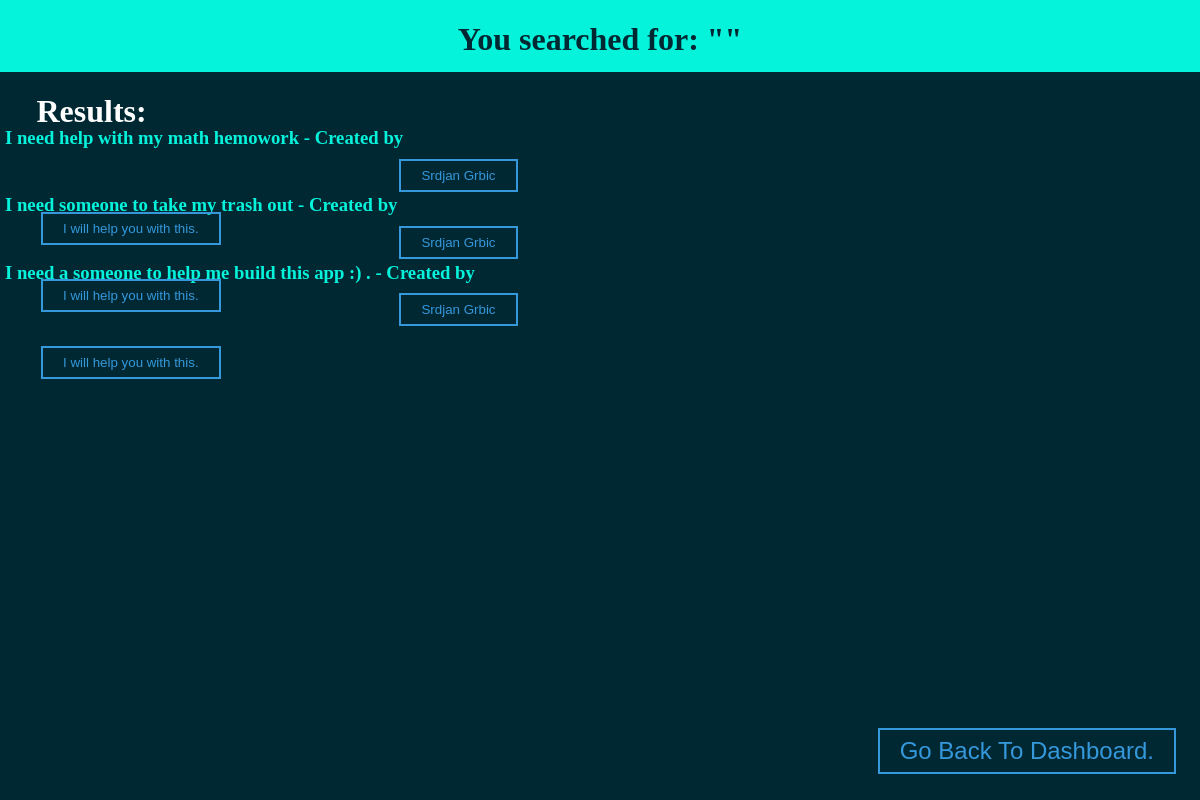
Before: /search.php with the older database file.
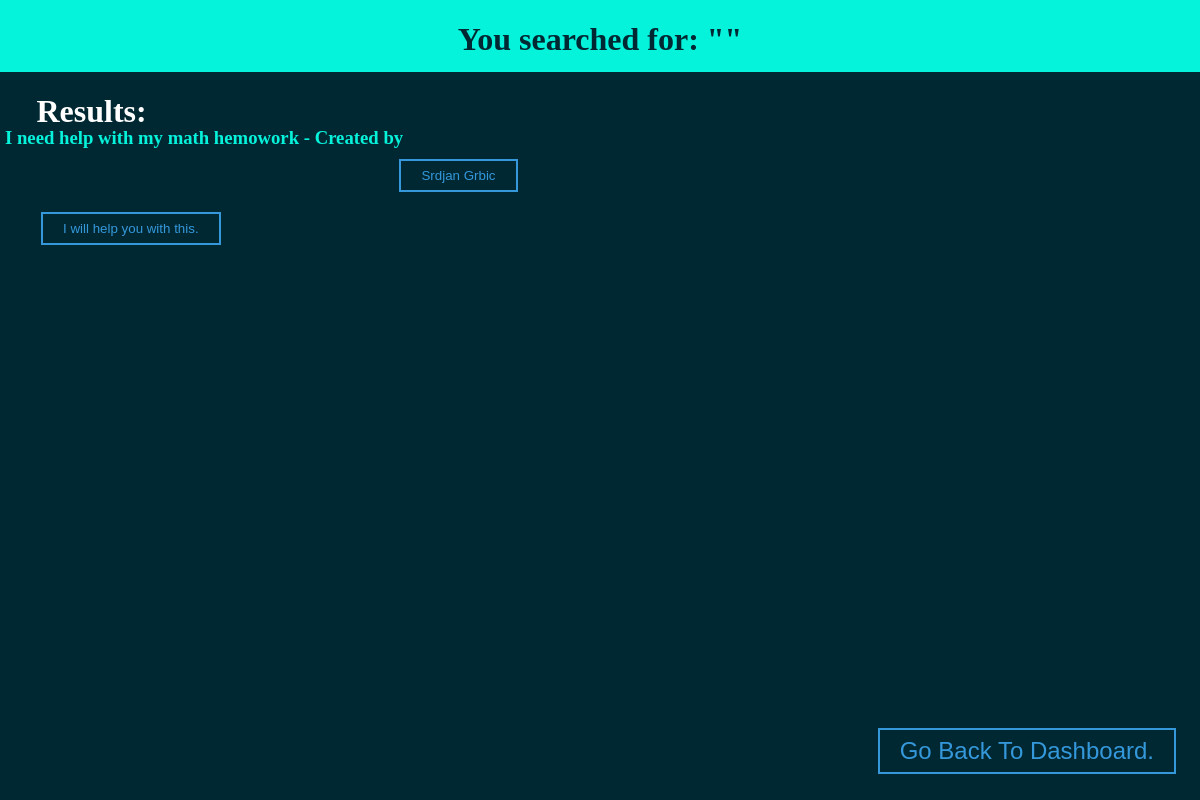
After: the same page with the newer database file.
### tables this page shows
CREATE TABLE `helps` (
  `id` int(11) NOT NULL,
  `title` varchar(250) NOT NULL,
  `usercreatorid` int(12) NOT NULL,
  `userpickerid` int(12) NOT NULL,
  `description` varchar(760) NOT NULL,
  `points` int(3) NOT NULL,
  `isdone` int(1) NOT NULL
);

CREATE TABLE `users` (
  `userid` int(24) NOT NULL,
  `name` varchar(50) NOT NULL,
  `lastname` varchar(50) NOT NULL,
  `email` varchar(50) NOT NULL,
  `password` varchar(50) NOT NULL,
  `points` int(12) NOT NULL
);

### search.php (the view, shortened to what this page needs)
<?php
  include "connection.php";
?>
<!DOCTYPE html>
<html>
  <head>
    <link rel = "stylesheet" href = "searchstyle.css">
  </head>
  <body>
    <header class = "UpperPart">
      <h1 class = "TitleOfThePage">You searched for: "<?php echo $_SESSION['searchtext'] ?>"</h1>
    </header>
    <main class = "SearchResults">
      <h1 style = "color: #FFFFFF; position: absolute; left: 4%;">Results: </h1>
      <?php
        $SearchQuery = "SELECT * FROM `helps`";
        $SearchQueryResult = mysqli_query($Link, $SearchQuery) or die ("Failed to search, sorry sorry, please try again later on. ");
        $SearchResults = $SearchQueryResult->num_rows;
        if($SearchResults > 0){
          while(($Result = mysqli_fetch_row($SearchQueryResult)) != NULL){
            $FindUserQuery = "SELECT * FROM `users` WHERE `userid` = $Result[2]";
            $FindUserQueryResult = mysqli_query($Link, $FindUserQuery) or die ("An error happened while trying to find name behind user who created this Help Request. You can not imagine how we are sorry for that. It will be really appriciatable, if you try again later on. ");
            $NumberOfRows = $FindUserQueryResult->num_rows;
            if($NumberOfRows > 0){
              $OneRow = mysqli_fetch_row($FindUserQueryResult);
              $FirstName = $OneRow[1];
              $LastName = $OneRow[2];
            }
            echo "<form method = 'POST' action = '#'>";
            echo "<h3 class = 'Result'>$Result[1] - Created by <button name = 'HelpRequestCreator'>$FirstName $LastName</button><button class = 'Help'>I will help you with this. </button></h3>";
            echo "</form>";
          }
        }
        else{
          echo "<h2 style = 'color: white'>There are no results. Sorry :) . Try something else. <br> It is possible that since this is a new application, that there are not that much help requests, but then your requests wil be more visible ;) :) . </h2>";
        }
      ?>
    </main>
    <footer>
      <form method = "POST" action = "#">
      <button name = "GoToDashboard" class = "GoToDashboard">Go Back To Dashboard. </button>
    </form>
    </footer>
  </body>
</html>

### searchstyle.css (style rules this page uses)
body { background: #002833; }
.UpperPart { position: absolute; left: 0px; right: 0px; top: 0px; height: 9%; background-color: #05F2DB; }
.TitleOfThePage { color: #002833; text-align: center; }
button { border: 0; background: none; display: block; margin: 9.8px auto; text-align: center; border: 2px solid #2ecc71; padding: 7px 20px; outline: none; color: rgb(10, 20, 30); transition: 0.25s; cursor: pointer; border: 2px solid #3498db; color: #3498db; }
.GoToDashboard { position: fixed; right: 2%; bottom: 2%; font-size: 24px; }
.SearchResults { position: absolute; left: 0%; top: 9%; bottom: 0%; right: 24%; }
.Result { color: #05F2DB; padding-top: 4%; height: 12px; margin-left: 5px; }
.Help { position: absolute; left: 4.5%; }

Changed rows visible on the page:
removed helps: title "I need someone to take my trash out", users.name "Srdjan", users.lastname "Grbic"
removed helps: title "I need a someone to help me build this app :) .", users.name "Srdjan", users.lastname "Grbic"
